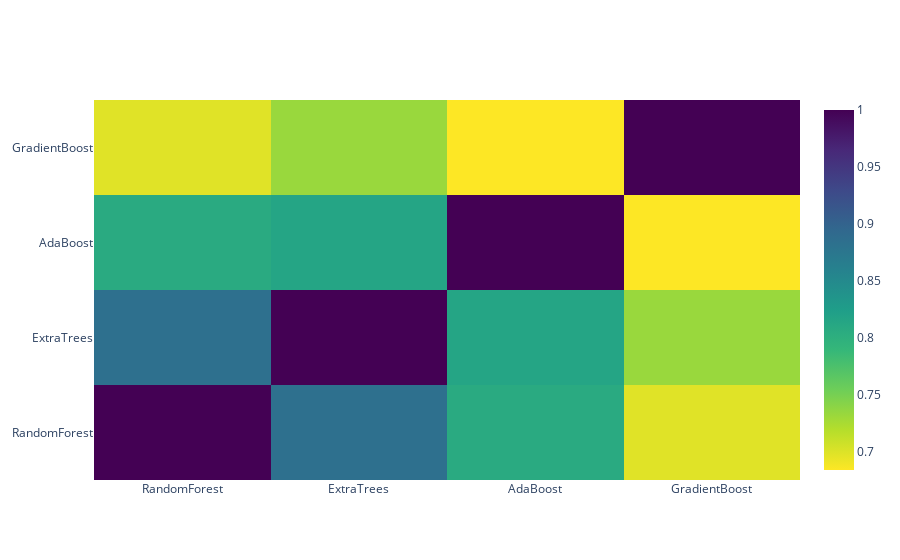

The code cell stored with this chart in its notebook:
### Markdown cell above
### Correlation Heatmap of the second level training set

### Code cell
data = [
    go.Heatmap(
        z= base_predictions_train.astype(float).corr().values ,
        x=base_predictions_train.columns.values,
        y= base_predictions_train.columns.values,
          colorscale='Viridis',
            showscale=True,
            reversescale = True
    )
]
py.iplot(data, filename='labelled-heatmap')

### Figure 1 — Plotly figure (JSON) as saved in the notebook; plotly's stock layout.template omitted (floating-point values rounded to 4 significant figures)
{"data": [{"colorscale": [[0, "#440154"], [0.1111, "#482878"], [0.2222, "#3e4989"], [0.3333, "#31688e"], [0.4444, "#26828e"], [0.5556, "#1f9e89"], [0.6667, "#35b779"], [0.7778, "#6ece58"], [0.8889, "#b5de2b"], [1, "#fde725"]], "reversescale": true, "showscale": true, "type": "heatmap", "x": ["RandomForest", "ExtraTrees", "AdaBoost", "GradientBoost"], "y": ["RandomForest", "ExtraTrees", "AdaBoost", "GradientBoost"], "z": [[1, 0.884, 0.8073, 0.6982], [0.884, 1, 0.8148, 0.733], [0.8073, 0.8148, 1, 0.6838], [0.6982, 0.733, 0.6838, 1]]}], "layout": {}}
